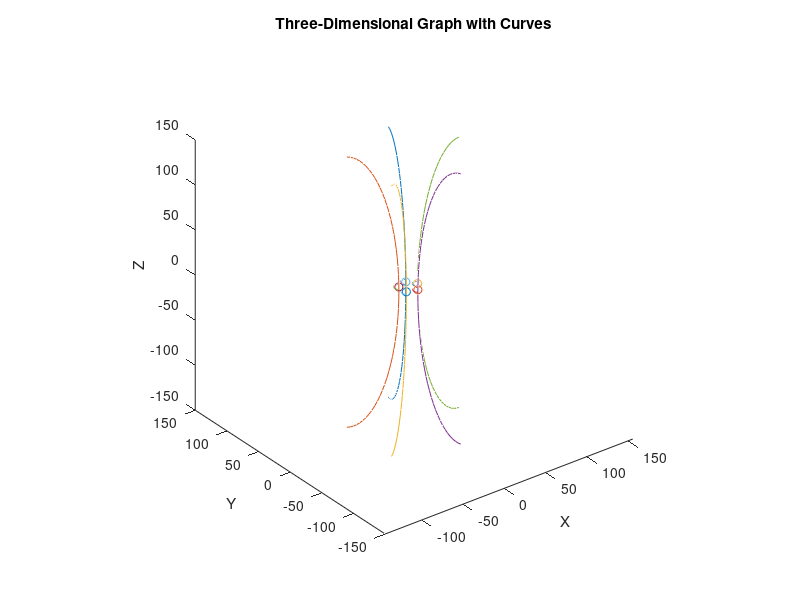

This chart was generated by the following MATLAB code: (Note: this script raises an error after producing the figure.)
clear all
clc 
e=60;
a=50;
b=150;
theta=pi/2:pi/50:1.5*pi;
prompt="Number of branches : ";
n=input(prompt);
prompt="Height of intersection : ";
hin=input(prompt);
prompt ="Branch radius : ";
r = input(prompt);
x=e+a*cos(theta);
z=b*sin(theta);
y=0*theta;

L4 = cell(1, n);
s=0;
for curvenum = 1:n
    s=s+(2*pi/n);
    R1=[cos(s),-sin(s),0;sin(s),cos(s),0;0,0,1];
    P2=[x;y;z];
    L3=R1*P2;
    L4{curvenum}=transpose(L3);

end

figure;
hold on;

for curvenum = 1:n
    curve = L4{curvenum};
    plot3(curve(:, 1), curve(:, 2), curve(:, 3));
end



%part2(intersection with z)
s=0;
xin=e-(a/b)*sqrt(b^2-hin^2);
yin=0;
for curvenum = 1:n
    s=s+(2*pi/n);
    Pos1=[cos(s),-sin(s),0;sin(s),cos(s),0;0,0,1];
    Pos2=[xin;yin;hin];
    Pos3=Pos1*Pos2;
    Pos4{curvenum}=transpose(Pos3);
end
%graph
for curvenum =1:n
    point = Pos4{curvenum};
    plot3(point(:, 1), point(:, 2), point(:, 3), 'o');
end


%end of part2

%part 3
deg = 0:pi/100:2*pi;
pointsOnCircle = cell(n,1);
pointsinplane = cell(1,n);
s=0;
for curvenum = 1:n
s = s + (2*pi/(n));
R1=[cos(s),-sin(s),0;sin(s),cos(s),0;0,0,1];
P2=[xin;yin;hin];
W=R1*P2;
pointsinplane{curvenum}=W;
end
for curvenum =1:n
    c = pointsinplane{curvenum};
    x1 = c(1,1);
    y1 = c(2,1);
    %deg = linspace(0,pi/100,2*pi);
    u = x1 + r*cos(deg);
    v= y1 + r*sin(deg);
    w=hin+0*deg;
    pointsOnCircle{curvenum} = [u; v ; w];
end
for curvenum=1:n
   ci = pointsOnCircle(curvenum);
   xi = ci{1, 1}(1,:);
   yi = ci{1,1}(2,:);
   wi = ci{1,1}(3,:);
   plot3(xi(1, :),yi(1, :),wi);
end
xlabel('X');
ylabel('Y');
zlabel('Z');
title('Three-Dimensional Graph with Curves');
view(3);
axis("equal");
hold off
%end of part3
% Part-4

for curvenum=1:n
    c1 = pointsinplane{curvenum};
    x1 = c1(1,1);
    y1 = c1(2,1);
    if curvenum ==n
        c2=pointsinplane{1};
        x2=c2(1,1);
        y2=c2(2,1);
    else
        c2=pointsinplane{curvenum+1};
        x2=c2(1,1);
        y2=c2(2,1);
    end
    generateGcode(x1,y1,x2,y2,r,curvenum);
end

function generateGcode(x1,y1,x2,y2,r,c)

disp("Generating G-code for circles "+{c}+" and "+{c+1})
d = sqrt((x2 - x1)^2 + (y2 - y1)^ 2);
if (d >= 2* r)
        % Generate G-code for printing two separate circles
        disp("G00 X"+{x1-r}+" Y"+ {y1});
       disp("G02 X"+{x1-r}+" Y"+{y1}+" I"+{r}+" J0");
       disp("G00 X"+{x2-r}+" Y"+{y2});
       disp("G02 X"+{x2-r}+" Y"+{y2}+" I"+{r}+" J0");
       disp("G00 z1.5")
else
        % Generate G-code for printing the union of the circles
        h=sqrt(r^2 -(d/2)^2);
        x5=(x1+x2)/2;
        y5=(y1+y2)/2;
       disp("G00 Y"+{x5-(h*(y2-y1))/d}+" X"+{y5+(h*(x2-x1))/d});
       disp("G02 Y"+{x5+(h*(y2-y1))/d}+" X"+{y5-(h*(x2-x1))/d}+" J"+{x1-(x5-(h*(y2-y1))/d)}+" I"+{y1-(y5+(h*(x2-x1))/d)})
       disp("G00 Y"+{x5+(h*(y2-y1))/d}+" X"+{y5-(h*(x2-x1))/d});
       disp("G02 Y"+{x5-(h*(y2-y1))/d}+" X"+{y5+(h*(x2-x1))/d}+" J"+{x2-(x5+(h*(y2-y1))/d)}+" I"+{y2-(y5-(h*(x2-x1))/d)})
       disp("G00 z1.5")

end
end